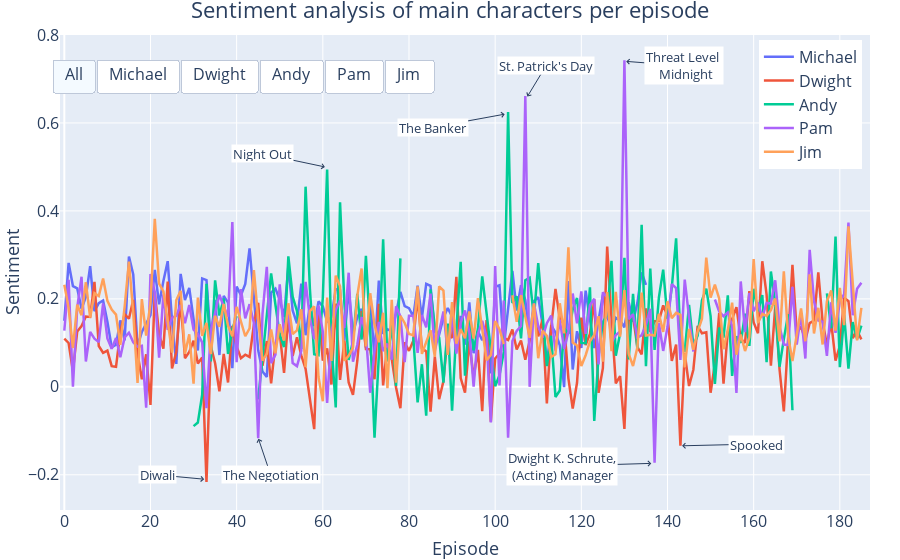

Write notebook code for a chart like this one.
### Markdown cell above
### Put this code instead of cell 52 in the SentimentAnalysis notebook (Interactive sentiment analysis for main characters for every episode plot):

### Code cell
import plotly.graph_objects as go
#Create an interactive plot of sentiment analysis of main characters per episode
traces = []
buttons = []
for col in data.columns:
    traces.append(go.Scatter(x=data.reset_index().index,y=data[col],visible=True,name=col))
    buttons.append(dict(method='restyle',label=col,visible=True,args=[{'visible':True},[i for i,x in enumerate(traces) if x.name == col]],args2=[{'visible':'legendonly'},[i for i,x in enumerate(traces) if x.name == col]]))
allButton = [dict(method='restyle',label="All",visible=True,args=[{'visible':True}],args2=[{'visible':'legendonly'}])]

layout = go.Layout(updatemenus=[dict(type='buttons',direction='right',x=0.46,y=0.95,showactive=True,buttons=allButton + buttons)],title=dict(text='Sentiment analysis of main characters for every The Office episode',x=0.5),showlegend=True)
fig = go.Figure(data=traces,layout=layout)
fig.update_xaxes(range=[-1,187])
fig.update_layout(yaxis = dict(tickfont = dict(size=14.5)),xaxis = dict(tickfont = dict(size=14.5)))
fig.update_yaxes(range=[-0.28, 0.8])
fig.update_traces(line=dict(width=2.5))
fig.update_layout(legend=dict(yanchor="top",y=0.99,xanchor="right",x=0.99))
fig.update_layout(go.Layout(margin=go.layout.Margin(l=0, r=30, b=30, t=35)))
fig.update_layout(title_text='Sentiment analysis of main characters per episode',title_x=0.5,title_font_size=22)
fig.update_layout(xaxis_title="Episode",yaxis_title="Sentiment",font=dict(size=16))
fig.update_layout(yaxis = dict(tickfont = dict(size=16)),xaxis = dict(tickfont = dict(size=16)))
fig.for_each_xaxis(lambda axis: axis.title.update(font=dict(size=18)))
fig.for_each_yaxis(lambda axis: axis.title.update(font=dict(size=18)))
fig.add_annotation(xref="x domain",yref="y",x=0.699,y=0.74,text="Threat Level <br> Midnight",
    axref="x domain", bgcolor="white",font_size=13,height=35, ayref="y", ax=0.77,ay=0.73,arrowhead=4,)
fig.add_annotation(xref="x domain",yref="y",x=0.577,y=0.66,text="St. Patrick's Day",
    axref="x domain", bgcolor="white",font_size=13,height=15, ayref="y", ax=0.6,ay=0.73,arrowhead=4,)
fig.add_annotation(xref="x domain",yref="y",x=0.549,y=0.62,text="The Banker",
    axref="x domain", bgcolor="white",font_size=13,height=15, ayref="y", ax=0.46,ay=0.59,arrowhead=4,)
fig.add_annotation(xref="x domain",yref="y",x=0.327,y=0.5,text="Night Out",
    axref="x domain", bgcolor="white",font_size=13,height=15, ayref="y", ax=0.25,ay=0.53,arrowhead=4,)
fig.add_annotation(xref="x domain",yref="y",x=0.178,y=-0.21,text="Diwali",
    axref="x domain", bgcolor="white",font_size=13,height=15, ayref="y", ax=0.12,ay=-0.2,arrowhead=4,)
fig.add_annotation(xref="x domain",yref="y",x=0.245,y=-0.118,text="The Negotiation",
    axref="x domain", bgcolor="white",font_size=13,height=15, ayref="y", ax=0.26,ay=-0.2,arrowhead=4,)
fig.add_annotation(xref="x domain",yref="y",x=0.768,y=-0.134,text="Spooked",
    axref="x domain", bgcolor="white",font_size=13,height=15, ayref="y", ax=0.86,ay=-0.13,arrowhead=4,)
fig.add_annotation(xref="x domain",yref="y",x=0.73,y=-0.174,text="Dwight K. Schrute,<br>(Acting) Manager",
    axref="x domain", bgcolor="white",font_size=13,height=35, ayref="y", ax=0.62,ay=-0.18,arrowhead=4,)
fig.show()
fig.write_html("sentiment_analysis_per_episode.html")

### Figure 1 — Plotly figure (JSON) as saved in the notebook; plotly's stock layout.template omitted (floating-point values rounded to 4 significant figures; data arrays with more than 128 entries replaced by an {"elided": "..."} marker saying what was removed)
{"data": [{"line": {"width": 2.5}, "name": "Michael", "type": "scatter", "visible": true, "x": {"elided": "186 int values"}, "y": {"elided": "186 float values"}}, {"line": {"width": 2.5}, "name": "Dwight", "type": "scatter", "visible": true, "x": {"elided": "186 int values"}, "y": {"elided": "186 float values"}}, {"line": {"width": 2.5}, "name": "Andy", "type": "scatter", "visible": true, "x": {"elided": "186 int values"}, "y": {"elided": "186 float values"}}, {"line": {"width": 2.5}, "name": "Pam", "type": "scatter", "visible": true, "x": {"elided": "186 int values"}, "y": {"elided": "186 float values"}}, {"line": {"width": 2.5}, "name": "Jim", "type": "scatter", "visible": true, "x": {"elided": "186 int values"}, "y": {"elided": "186 float values"}}], "layout": {"annotations": [{"arrowhead": 4, "ax": 0.77, "axref": "x domain", "ay": 0.73, "ayref": "y", "bgcolor": "white", "font": {"size": 13}, "height": 35, "text": "Threat Level <br> Midnight", "x": 0.699, "xref": "x domain", "y": 0.74, "yref": "y"}, {"arrowhead": 4, "ax": 0.6, "axref": "x domain", "ay": 0.73, "ayref": "y", "bgcolor": "white", "font": {"size": 13}, "height": 15, "text": "St. Patrick's Day", "x": 0.577, "xref": "x domain", "y": 0.66, "yref": "y"}, {"arrowhead": 4, "ax": 0.46, "axref": "x domain", "ay": 0.59, "ayref": "y", "bgcolor": "white", "font": {"size": 13}, "height": 15, "text": "The Banker", "x": 0.549, "xref": "x domain", "y": 0.62, "yref": "y"}, {"arrowhead": 4, "ax": 0.25, "axref": "x domain", "ay": 0.53, "ayref": "y", "bgcolor": "white", "font": {"size": 13}, "height": 15, "text": "Night Out", "x": 0.327, "xref": "x domain", "y": 0.5, "yref": "y"}, {"arrowhead": 4, "ax": 0.12, "axref": "x domain", "ay": -0.2, "ayref": "y", "bgcolor": "white", "font": {"size": 13}, "height": 15, "text": "Diwali", "x": 0.178, "xref": "x domain", "y": -0.21, "yref": "y"}, {"arrowhead": 4, "ax": 0.26, "axref": "x domain", "ay": -0.2, "ayref": "y", "bgcolor": "white", "font": {"size": 13}, "height": 15, "text": "The Negotiation", "x": 0.245, "xref": "x domain", "y": -0.118, "yref": "y"}, {"arrowhead": 4, "ax": 0.86, "axref": "x domain", "ay": -0.13, "ayref": "y", "bgcolor": "white", "font": {"size": 13}, "height": 15, "text": "Spooked", "x": 0.768, "xref": "x domain", "y": -0.134, "yref": "y"}, {"arrowhead": 4, "ax": 0.62, "axref": "x domain", "ay": -0.18, "ayref": "y", "bgcolor": "white", "font": {"size": 13}, "height": 35, "text": "Dwight K. Schrute,<br>(Acting) Manager", "x": 0.73, "xref": "x domain", "y": -0.174, "yref": "y"}], "font": {"size": 16}, "legend": {"x": 0.99, "xanchor": "right", "y": 0.99, "yanchor": "top"}, "margin": {"b": 30, "l": 0, "r": 30, "t": 35}, "showlegend": true, "title": {"font": {"size": 22}, "text": "Sentiment analysis of main characters per episode", "x": 0.5}, "updatemenus": [{"buttons": [{"args": [{"visible": true}], "args2": [{"visible": "legendonly"}], "label": "All", "method": "restyle", "visible": true}, {"args": [{"visible": true}, [0]], "args2": [{"visible": "legendonly"}, [0]], "label": "Michael", "method": "restyle", "visible": true}, {"args": [{"visible": true}, [1]], "args2": [{"visible": "legendonly"}, [1]], "label": "Dwight", "method": "restyle", "visible": true}, {"args": [{"visible": true}, [2]], "args2": [{"visible": "legendonly"}, [2]], "label": "Andy", "method": "restyle", "visible": true}, {"args": [{"visible": true}, [3]], "args2": [{"visible": "legendonly"}, [3]], "label": "Pam", "method": "restyle", "visible": true}, {"args": [{"visible": true}, [4]], "args2": [{"visible": "legendonly"}, [4]], "label": "Jim", "method": "restyle", "visible": true}], "direction": "right", "showactive": true, "type": "buttons", "x": 0.46, "y": 0.95}], "xaxis": {"range": [-1, 187], "tickfont": {"size": 16}, "title": {"font": {"size": 18}, "text": "Episode"}}, "yaxis": {"range": [-0.28, 0.8], "tickfont": {"size": 16}, "title": {"font": {"size": 18}, "text": "Sentiment"}}}}
